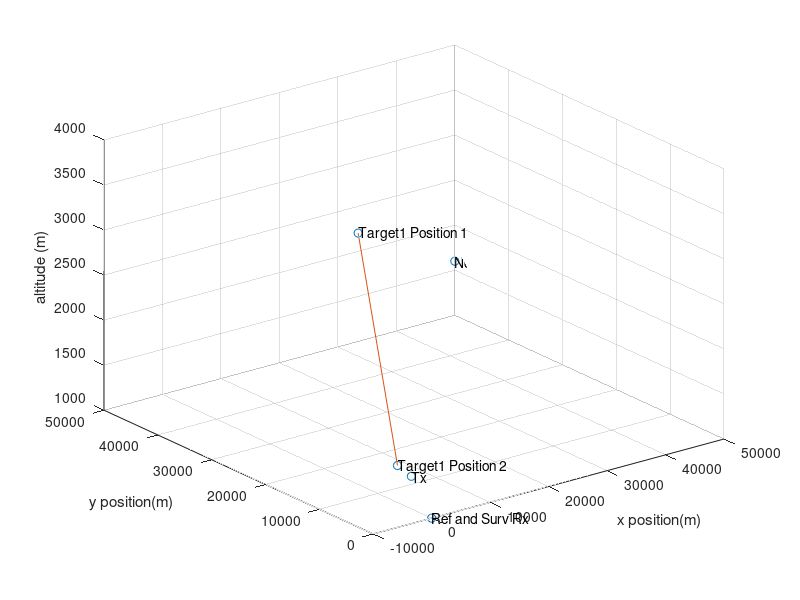

Write the MATLAB code that produced this figure.
clear
% Define the points and their names
x = [0, 6440, 4000, -4000,50000];
y = [0, 10760, 18000,2000,50000];
z = [1000,1056, 3600, 1600,1600];

% Plot the points with their names
plot3(x, y, z, 'o');

% Add labels to the first two points

% Connect the last two points with a line
hold on
%line([x(3), x(4)], [y(3), y(4)], [z(3), z(4)]);
%line([x(5), x(6)], [y(5), y(6)], [z(5), z(6)]);
line([x(3), x(4)], [y(3), y(4)], [z(3), z(4)]);


text(x(1), y(1), z(1), 'Ref and Surv Rx') ;
text(x(2), y(2), z(2), 'Tx') ;
text(x(3), y(3), z(3), 'Target1 Position 1') ;
text(x(4), y(4), z(4), 'Target1 Position 2') ;
text(x(5), y(5), z(5), 'Noise transmitter') ;




% Add labels and grid
grid on;
xlabel('x position(m)');
ylabel('y position(m)');
zlabel('altitude (m)');
